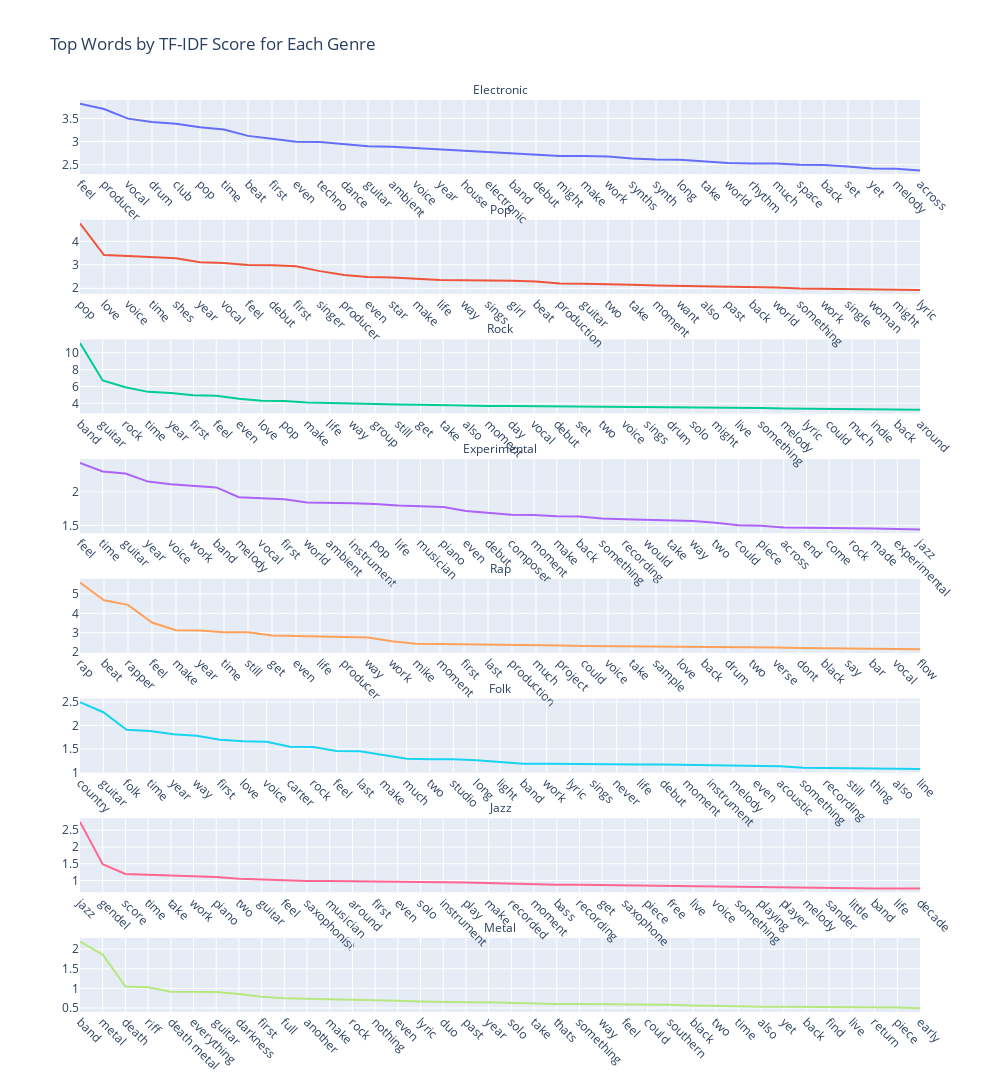

The notebook cell this image was saved under:
### Markdown cell above
The top 40 most important words for each genre have now been saved and are visualised below.

### Code cell
# create visualisation
genres = ["Electronic", "Pop", "Rock", "Experimental", "Rap", "Folk", "Jazz", "Metal"]

fig = make_subplots(rows=len(genres), cols=1, shared_yaxes=True, subplot_titles=genres, vertical_spacing = 0.05)

for i, genre in enumerate(genres):
    genre_df = important_words_by_genre[genre]  # This assumes each genre's words & scores are in a dictionary
    genre_df = genre_df[genre_df['word'].apply(lambda x: len(x) > 2)]
    fig.add_trace(go.Scatter(x=genre_df['word'], y=genre_df['tfidf_score'], name=genre), row=i+1, col=1)

fig.update_annotations(font_size=12)
fig.update_xaxes(tickangle=45)  

fig.update_layout(height=2000, width=1000, title_text="Top Words by TF-IDF Score for Each Genre", showlegend=False)

fig.show()

### Figure 1 — Plotly figure (JSON) as saved in the notebook; plotly's stock layout.template omitted (floating-point values rounded to 4 significant figures)
{"data": [{"name": "Electronic", "type": "scatter", "x": ["feel", "producer", "vocal", "drum", "club", "pop", "time", "beat", "first", "even", "techno", "dance", "guitar", "ambient", "voice", "year", "house", "electronic", "band", "debut", "might", "make", "work", "synths", "synth", "long", "take", "world", "rhythm", "much", "space", "back", "set", "yet", "melody", "across"], "xaxis": "x", "y": [3.819, 3.702, 3.495, 3.423, 3.383, 3.309, 3.262, 3.122, 3.06, 2.995, 2.987, 2.934, 2.897, 2.886, 2.86, 2.829, 2.799, 2.767, 2.745, 2.722, 2.687, 2.686, 2.674, 2.629, 2.607, 2.605, 2.574, 2.537, 2.524, 2.521, 2.497, 2.493, 2.457, 2.414, 2.412, 2.374], "yaxis": "y"}, {"name": "Pop", "type": "scatter", "x": ["pop", "love", "voice", "time", "shes", "year", "vocal", "feel", "debut", "first", "singer", "producer", "even", "star", "make", "life", "way", "sings", "girl", "beat", "production", "guitar", "two", "take", "moment", "want", "also", "past", "back", "world", "something", "work", "single", "woman", "might", "lyric"], "xaxis": "x2", "y": [4.762, 3.416, 3.375, 3.339, 3.275, 3.11, 3.08, 2.995, 2.986, 2.942, 2.731, 2.563, 2.48, 2.464, 2.41, 2.349, 2.346, 2.34, 2.32, 2.284, 2.201, 2.191, 2.179, 2.152, 2.123, 2.106, 2.092, 2.054, 2.049, 2.031, 1.993, 1.982, 1.963, 1.946, 1.942, 1.923], "yaxis": "y2"}, {"name": "Rock", "type": "scatter", "x": ["band", "guitar", "rock", "time", "year", "first", "feel", "even", "love", "pop", "make", "life", "way", "group", "still", "get", "take", "also", "moment", "day", "vocal", "debut", "set", "two", "voice", "sings", "drum", "solo", "might", "live", "something", "melody", "lyric", "could", "much", "indie", "back", "around"], "xaxis": "x3", "y": [11.15, 6.718, 5.921, 5.366, 5.232, 4.963, 4.911, 4.553, 4.326, 4.27, 4.092, 4.024, 4.017, 3.973, 3.872, 3.838, 3.765, 3.743, 3.697, 3.683, 3.668, 3.65, 3.633, 3.61, 3.586, 3.51, 3.489, 3.478, 3.46, 3.449, 3.446, 3.382, 3.359, 3.34, 3.301, 3.293, 3.293, 3.24], "yaxis": "y3"}, {"name": "Experimental", "type": "scatter", "x": ["feel", "time", "guitar", "year", "voice", "work", "band", "melody", "vocal", "first", "world", "ambient", "instrument", "pop", "life", "musician", "piano", "even", "debut", "composer", "moment", "make", "back", "something", "recording", "would", "take", "way", "two", "could", "piece", "across", "end", "come", "rock", "made", "experimental", "jazz"], "xaxis": "x4", "y": [2.432, 2.303, 2.273, 2.153, 2.113, 2.094, 2.066, 1.92, 1.902, 1.891, 1.841, 1.83, 1.829, 1.821, 1.796, 1.784, 1.774, 1.714, 1.688, 1.661, 1.654, 1.636, 1.632, 1.604, 1.591, 1.584, 1.57, 1.566, 1.539, 1.502, 1.497, 1.471, 1.464, 1.464, 1.459, 1.457, 1.446, 1.44], "yaxis": "y4"}, {"name": "Rap", "type": "scatter", "x": ["rap", "beat", "rapper", "feel", "make", "year", "time", "still", "get", "even", "life", "producer", "way", "work", "mike", "moment", "first", "last", "production", "much", "project", "could", "voice", "take", "sample", "love", "back", "drum", "two", "verse", "dont", "black", "say", "bar", "vocal", "flow"], "xaxis": "x5", "y": [5.59, 4.671, 4.436, 3.527, 3.131, 3.118, 3.024, 3.018, 2.859, 2.825, 2.813, 2.767, 2.75, 2.563, 2.43, 2.421, 2.398, 2.364, 2.342, 2.335, 2.333, 2.316, 2.308, 2.307, 2.299, 2.297, 2.262, 2.246, 2.237, 2.235, 2.217, 2.209, 2.197, 2.178, 2.163, 2.149], "yaxis": "y5"}, {"name": "Folk", "type": "scatter", "x": ["country", "guitar", "folk", "time", "year", "way", "first", "love", "voice", "carter", "rock", "feel", "last", "make", "much", "two", "studio", "long", "light", "band", "work", "lyric", "sings", "never", "life", "debut", "moment", "instrument", "melody", "even", "acoustic", "something", "recording", "still", "thing", "also", "line"], "xaxis": "x6", "y": [2.498, 2.284, 1.908, 1.882, 1.813, 1.784, 1.695, 1.663, 1.653, 1.545, 1.544, 1.456, 1.449, 1.377, 1.294, 1.281, 1.279, 1.259, 1.228, 1.187, 1.187, 1.187, 1.178, 1.177, 1.171, 1.166, 1.158, 1.153, 1.149, 1.139, 1.133, 1.101, 1.098, 1.098, 1.094, 1.092, 1.075], "yaxis": "y6"}, {"name": "Jazz", "type": "scatter", "x": ["jazz", "gendel", "score", "time", "take", "work", "piano", "two", "guitar", "feel", "saxophonist", "musician", "around", "first", "even", "solo", "instrument", "play", "make", "recorded", "moment", "bass", "recording", "get", "saxophone", "piece", "free", "live", "voice", "something", "playing", "player", "melody", "sander", "little", "band", "life", "decade"], "xaxis": "x7", "y": [2.747, 1.488, 1.196, 1.167, 1.148, 1.132, 1.108, 1.057, 1.03, 0.9984, 0.9891, 0.9884, 0.9847, 0.9814, 0.9733, 0.9731, 0.9511, 0.9388, 0.9206, 0.9049, 0.8932, 0.8785, 0.8739, 0.8643, 0.8545, 0.8477, 0.835, 0.8284, 0.825, 0.815, 0.8087, 0.7833, 0.7775, 0.768, 0.7655, 0.7634, 0.7618, 0.7609], "yaxis": "y7"}, {"name": "Metal", "type": "scatter", "x": ["band", "metal", "death", "riff", "death metal", "everything", "guitar", "darkness", "first", "full", "another", "make", "rock", "nothing", "even", "lyric", "duo", "past", "year", "solo", "take", "thats", "something", "way", "feel", "could", "southern", "black", "two", "time", "also", "yet", "back", "find", "live", "return", "piece", "early"], "xaxis": "x8", "y": [2.192, 1.861, 1.049, 1.028, 0.915, 0.9122, 0.9098, 0.8553, 0.789, 0.7492, 0.7372, 0.726, 0.7206, 0.7133, 0.6874, 0.6679, 0.6498, 0.6469, 0.6449, 0.6246, 0.6157, 0.6023, 0.6018, 0.6003, 0.5906, 0.5856, 0.5842, 0.5638, 0.5499, 0.5488, 0.5338, 0.5304, 0.5285, 0.5235, 0.5195, 0.5164, 0.5122, 0.4924], "yaxis": "y8"}], "layout": {"annotations": [{"font": {"size": 12}, "showarrow": false, "text": "Electronic", "x": 0.5, "xanchor": "center", "xref": "paper", "y": 1, "yanchor": "bottom", "yref": "paper"}, {"font": {"size": 12}, "showarrow": false, "text": "Pop", "x": 0.5, "xanchor": "center", "xref": "paper", "y": 0.8687, "yanchor": "bottom", "yref": "paper"}, {"font": {"size": 12}, "showarrow": false, "text": "Rock", "x": 0.5, "xanchor": "center", "xref": "paper", "y": 0.7375, "yanchor": "bottom", "yref": "paper"}, {"font": {"size": 12}, "showarrow": false, "text": "Experimental", "x": 0.5, "xanchor": "center", "xref": "paper", "y": 0.6062, "yanchor": "bottom", "yref": "paper"}, {"font": {"size": 12}, "showarrow": false, "text": "Rap", "x": 0.5, "xanchor": "center", "xref": "paper", "y": 0.475, "yanchor": "bottom", "yref": "paper"}, {"font": {"size": 12}, "showarrow": false, "text": "Folk", "x": 0.5, "xanchor": "center", "xref": "paper", "y": 0.3437, "yanchor": "bottom", "yref": "paper"}, {"font": {"size": 12}, "showarrow": false, "text": "Jazz", "x": 0.5, "xanchor": "center", "xref": "paper", "y": 0.2125, "yanchor": "bottom", "yref": "paper"}, {"font": {"size": 12}, "showarrow": false, "text": "Metal", "x": 0.5, "xanchor": "center", "xref": "paper", "y": 0.08125, "yanchor": "bottom", "yref": "paper"}], "height": 2000, "showlegend": false, "title": {"text": "Top Words by TF-IDF Score for Each Genre"}, "width": 1000, "xaxis": {"anchor": "y", "domain": [0, 1], "tickangle": 45}, "xaxis2": {"anchor": "y2", "domain": [0, 1], "tickangle": 45}, "xaxis3": {"anchor": "y3", "domain": [0, 1], "tickangle": 45}, "xaxis4": {"anchor": "y4", "domain": [0, 1], "tickangle": 45}, "xaxis5": {"anchor": "y5", "domain": [0, 1], "tickangle": 45}, "xaxis6": {"anchor": "y6", "domain": [0, 1], "tickangle": 45}, "xaxis7": {"anchor": "y7", "domain": [0, 1], "tickangle": 45}, "xaxis8": {"anchor": "y8", "domain": [0, 1], "tickangle": 45}, "yaxis": {"anchor": "x", "domain": [0.9187, 1]}, "yaxis2": {"anchor": "x2", "domain": [0.7875, 0.8687]}, "yaxis3": {"anchor": "x3", "domain": [0.6562, 0.7375]}, "yaxis4": {"anchor": "x4", "domain": [0.525, 0.6062]}, "yaxis5": {"anchor": "x5", "domain": [0.3937, 0.475]}, "yaxis6": {"anchor": "x6", "domain": [0.2625, 0.3437]}, "yaxis7": {"anchor": "x7", "domain": [0.1312, 0.2125]}, "yaxis8": {"anchor": "x8", "domain": [0, 0.08125]}}}
